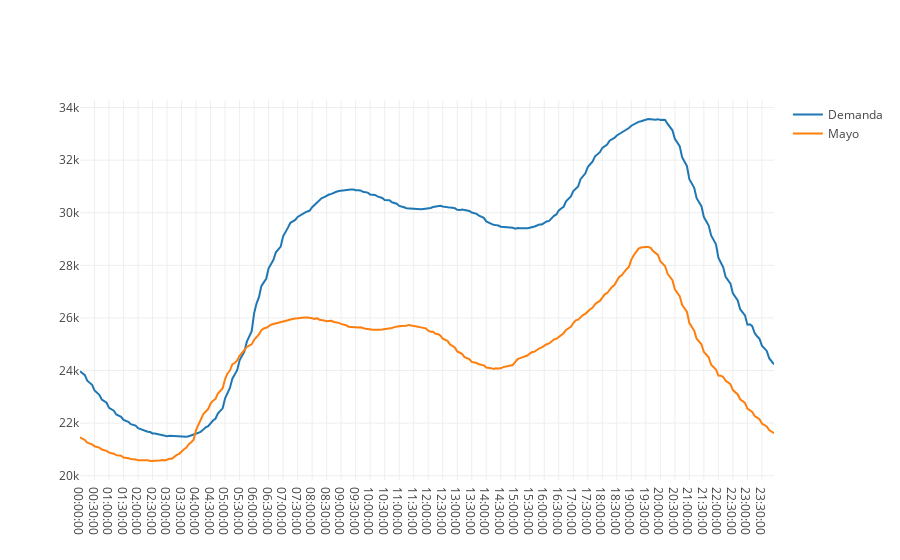

The notebook cell saved with this chart:
### Code cell
// Convertir DataFrame a listas
val horasEnero = dfTransformEnero.select($"hour").as[String].collect().toSeq
val horasMayo = dfTransformMayo.select($"hour").as[String].collect().toSeq
val meanValuesEnero = dfTransformEnero.select($"meanValue").as[Double].collect().toSeq
val meanValuesMayo = dfTransformMayo.select($"meanValue").as[Double].collect().toSeq

// Crear el gráfico
val DemandaEnero = Scatter(
    horasEnero,
    meanValuesEnero,
    name = "Demanda"
)
val DemandaMayo = Scatter(
    horasMayo,
    meanValuesMayo,
    name = "Mayo"
)
val data = Seq(DemandaEnero, DemandaMayo)
plot(data)

### Figure 1 — Plotly figure (JSON) as saved in the notebook; plotly's stock layout.template omitted (floating-point values rounded to 4 significant figures; data arrays with more than 128 entries replaced by an {"elided": "..."} marker saying what was removed)
{"data": [{"name": "Demanda", "type": "scatter", "x": {"elided": "288 str values"}, "y": {"elided": "288 float values"}}, {"name": "Mayo", "type": "scatter", "x": {"elided": "288 str values"}, "y": {"elided": "288 float values"}}], "layout": {"autosize": true, "xaxis": {"autorange": true, "range": [0, 287], "type": "category"}, "yaxis": {"autorange": true, "range": [19840.0, 34290.0], "type": "linear"}}}
